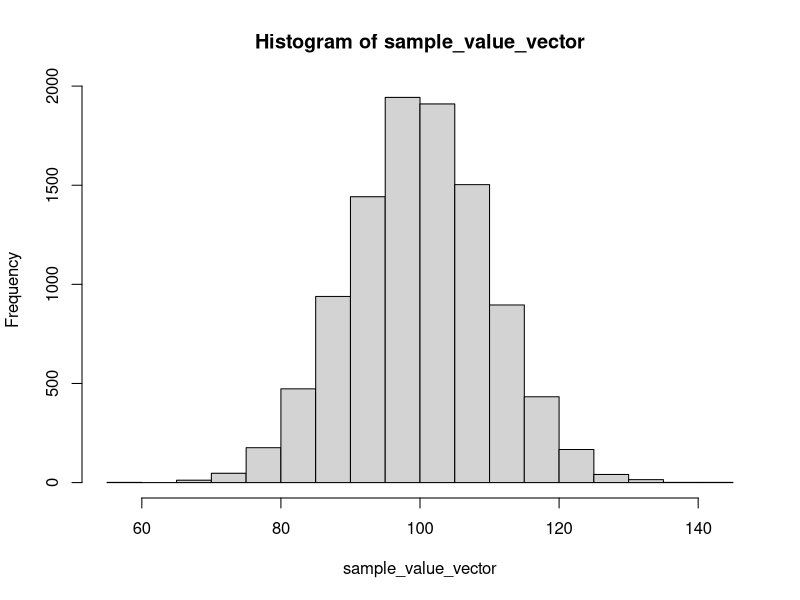

Source code (R):
## ---- chunk 1
library(knitr)

knitr::opts_chunk$set(
  comment = "#>",
  fig.path = "figures/09/", # use only for single Rmd files
  collapse = TRUE,
  echo = TRUE
)

# keep the resulting html the same since sampling is used later on in the lesson
set.seed(42)
## ---- chunk 2
# Number of trials to run -- more is generally better
n_trials <- 10000

# Vector to store results in
sample_value_vector <- c()

# Simulation parameters
sim_mean <- 100
sim_sd <- 10

# Loop, compute, accrue
for (trial in 1:n_trials)
{
  # Compute -- IRL can be 1000s of lines of code here
  sample_value <- rnorm(1, sim_mean, sim_sd)
  
  # Accrue results, using the loop driver to add each
  # value on to the end of the vector
  sample_value_vector[trial] <- sample_value
}


# At the end of the for loop, we have 10,000 values
# gathered in sample_value_vector, and we can plot them
# to confirm that they are, in fact, distributed normally

hist(sample_value_vector)
## ---- chunk 3
rock_paper_scissors <- function()
{
  # Vector of the three possible moves
  moves <- c("rock", "paper", "scissors")
  
  # Randomly select a move for Bob
  bob_move <- sample(moves,1)
  
  # Randomly select a move for Fred
  fred_move <- sample(moves,1)
  
  
  # Work through the game win conditions
  if (bob_move == fred_move){
    winner = "draw"
  }
  
  if( bob_move == "rock"){
    if (fred_move == "paper"){
      winner = "fred"
    }
    if (fred_move == "scissors"){
      winner = "bob"
    }
      
  }
  
  if (bob_move == "paper"){
    if (fred_move == "rock"){
      winner = "bob"
    }
    if (fred_move == "scissors"){
      winner = "fred"
    }
  }
  
  if (bob_move == "scissors") {
    if (fred_move == "rock"){
      winner = "fred"
    }
    if (fred_move == "paper"){
      winner = "bob"
    }
  }
  
  # Return the winner
  return(winner)
} # end rock_paper_scissors

## ---- chunk 4
# Number of trials to run -- more is usually better
n_trials <- 100000

# Vector to accrue results
game_result_vector <- c()

# Loop
for (i in 1:n_trials)
{
  # Compute the winner
  game_result <- rock_paper_scissors()
  
  # Accrue
  game_result_vector[i] <- game_result
}


# At the end of the for loop, we have 100,000 game results.
# We can find the frequency distribution of these categorical
# data using function table

fd <- table(game_result_vector)
print(fd)


